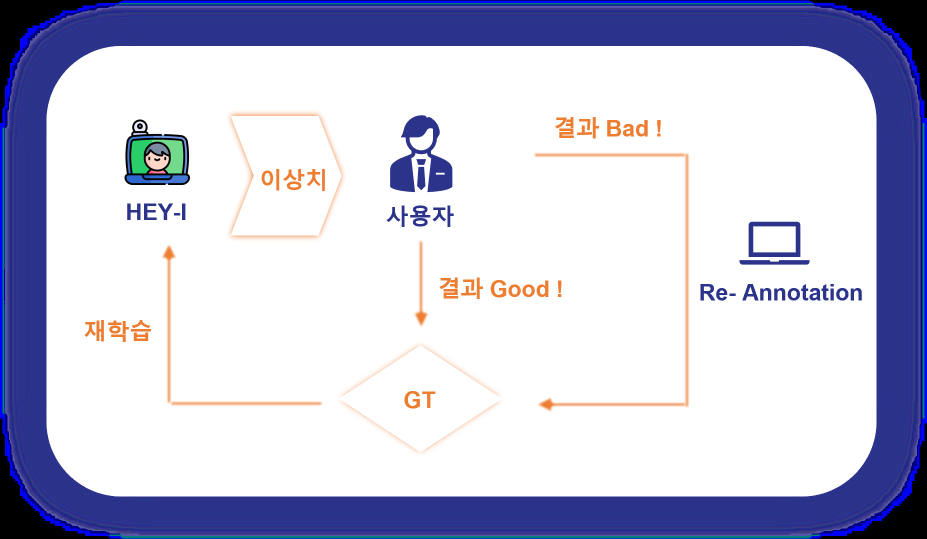
#> input picture images/data_pipeline.png, 1854 x 1078 px (shown at 1/2 size); its folder holds 4 pictures in this run
$ python ann_to_h5.py
#> lines starting #> are read from the running program, lines starting #| are printed output that depends on the picture
import h5py
import numpy as np
import os
import fnmatch
import cv2
import json
import tqdm

PATH = os.path.abspath(os.path.join("..", "aihub"))
SOURCE_IMAGES = os.path.join(PATH, "images")
SOURCE_ANNOTATIONS = os.path.join(PATH, "annotations")
images = []
annotations = []
for root, dirnames, filenames in os.walk(SOURCE_IMAGES):
    for filename in fnmatch.filter(filenames, "*.*"):
        images.append(os.path.join(root, filename))

for root, dirnames, filenames in os.walk(SOURCE_ANNOTATIONS):
    for filename in fnmatch.filter(filenames, "*.*"):
        annotations.append(os.path.join(root, filename))

# annotations = annotations[1:]

indexes = range(20, 111)
total_annotations = []
for annotation in tqdm.tqdm(annotations):
    with open(annotation) as a:
        anno = json.load(a)
        # 1920 x 1080 -> 320 x 180
        x_points = np.array(anno["people"]["pose_keypoints_2d"][::3]) / 6
        y_points = np.array(anno["people"]["pose_keypoints_2d"][1::3]) / 6
        new_xy = list(zip(x_points, y_points))
        total_annotations.append(new_xy)
annotations_amount = len(total_annotations)
total_annotations = np.array(total_annotations)
print("total_annotations shape: ", total_annotations.shape)


total_annotated = [[True for _ in range(25)] for _ in range(annotations_amount)]
total_annotated = np.array(total_annotated)
print("total_annotated shape: ", total_annotated.shape)


total_images = []
for image in tqdm.tqdm(images):
    img = cv2.imread(image)
#> img is the input picture: shape (1078, 1854, 3); mean B, G, R 218.3, 195.8, 194.2
    H, W, C = img.shape
#> H = 1078; W = 1854; C = 3

    img = cv2.resize(img, (W // 6, H // 6), interpolation=cv2.INTER_CUBIC)
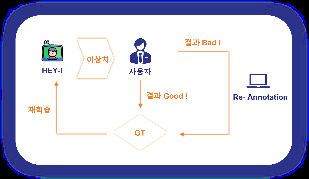
#> img: shape (179, 309, 3); mean B, G, R 218.5, 196, 194.6
    total_images.append(img)
#> pass 2 of the loop `for image in tqdm.tqdm(images):`:
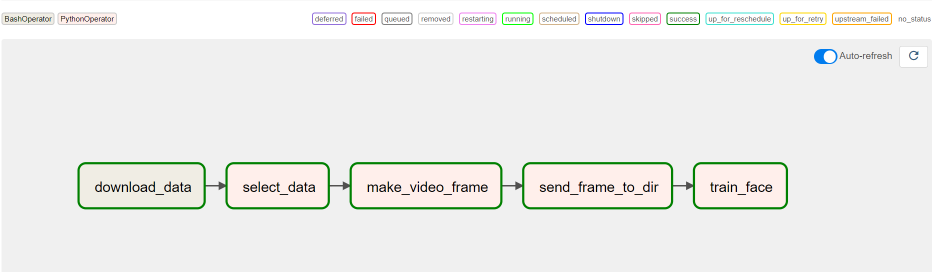
#> input picture images/airflow.png, 1869 x 543 px (shown at 1/2 size)
#> img is the input picture: shape (543, 1869, 3); mean B, G, R 235.3, 237.7, 237.2
#> `img = cv2.resize(img, (W // 6, H // 6), interpolation=cv2.INTER_CUBIC)`:
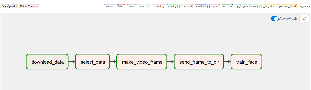
#> img: shape (90, 311, 3); mean B, G, R 236.9, 238.2, 238.5
#> pass 3 of the loop `for image in tqdm.tqdm(images):`:
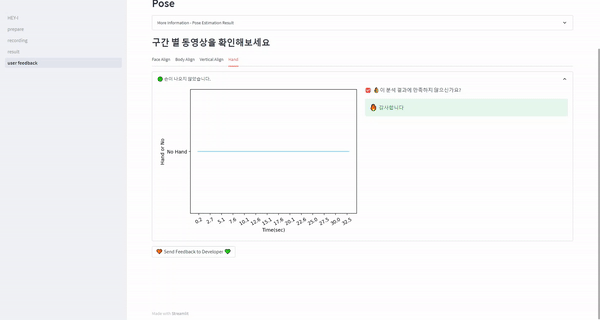
#> input picture images/feedback5.gif, 600 x 320 px
#> img is the input picture: shape (320, 600, 3); mean B, G, R 249.3, 248, 248
#> `img = cv2.resize(img, (W // 6, H // 6), interpolation=cv2.INTER_CUBIC)`:
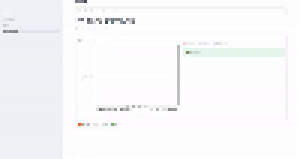
#> img: shape (53, 100, 3) (shown 3 times larger); mean B, G, R 249.6, 248.1, 248.3
#> the loop made 4 passes; the first 3 are shown
#> (the run stopped early here; a loop or call above may not have finished)
